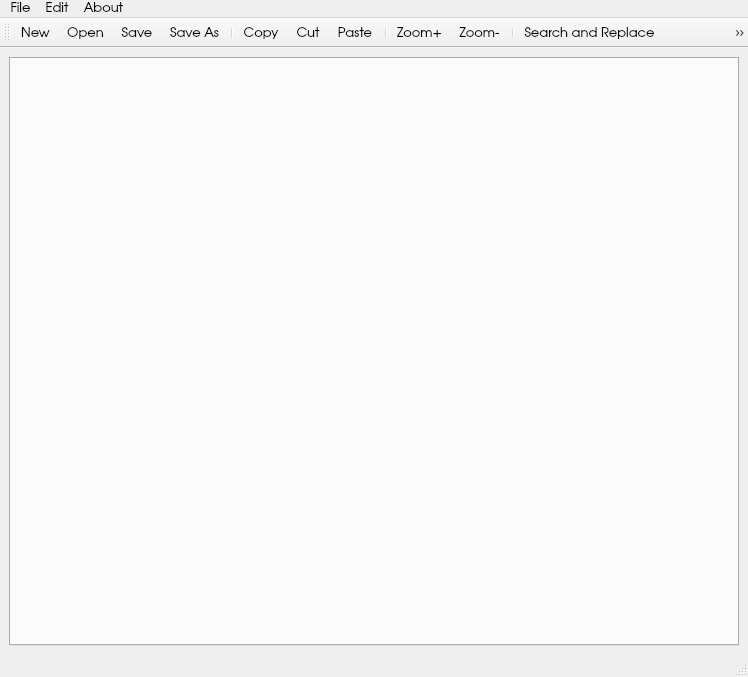
<?xml version="1.0" encoding="UTF-8"?>
<ui version="4.0">
 <class>kamakura</class>
 <widget class="QMainWindow" name="kamakura">
  <property name="geometry">
   <rect>
    <x>0</x>
    <y>0</y>
    <width>748</width>
    <height>677</height>
   </rect>
  </property>
  <property name="font">
   <font>
    <pointsize>10</pointsize>
   </font>
  </property>
  <property name="windowTitle">
   <string>Kamakura - -</string>
  </property>
  <widget class="QWidget" name="centralwidget">
   <property name="font">
    <font>
     <family>TeX Gyre Adventor</family>
     <pointsize>10</pointsize>
    </font>
   </property>
   <layout class="QHBoxLayout" name="horizontalLayout_3" stretch="0">
    <item>
     <layout class="QHBoxLayout" name="horizontalLayout">
      <property name="spacing">
       <number>6</number>
      </property>
      <item>
       <widget class="CodeEditor" name="plainTextEdit">
        <property name="font">
         <font>
          <family>TeX Gyre Adventor</family>
          <pointsize>10</pointsize>
         </font>
        </property>
       </widget>
      </item>
     </layout>
    </item>
   </layout>
  </widget>
  <widget class="QMenuBar" name="menubar">
   <property name="geometry">
    <rect>
     <x>0</x>
     <y>0</y>
     <width>748</width>
     <height>22</height>
    </rect>
   </property>
   <property name="font">
    <font>
     <family>TeX Gyre Adventor</family>
     <pointsize>10</pointsize>
    </font>
   </property>
   <widget class="QMenu" name="menuFile">
    <property name="font">
     <font>
      <family>TeX Gyre Adventor</family>
      <pointsize>10</pointsize>
     </font>
    </property>
    <property name="title">
     <string>File</string>
    </property>
    <addaction name="actionNew"/>
    <addaction name="actionOpen"/>
    <addaction name="actionQuit"/>
   </widget>
   <widget class="QMenu" name="menuEdit">
    <property name="font">
     <font>
      <family>TeX Gyre Adventor</family>
      <pointsize>10</pointsize>
     </font>
    </property>
    <property name="title">
     <string>Edit</string>
    </property>
    <addaction name="actionSave_2"/>
    <addaction name="actionSave"/>
    <addaction name="actionCopy"/>
    <addaction name="actionPaste"/>
    <addaction name="actionCut"/>
    <addaction name="actionDuplicate_Line"/>
    <addaction name="actionToggle_Comment"/>
    <addaction name="actionZoom"/>
    <addaction name="actionZoom_2"/>
    <addaction name="actionSearch_and_Replace"/>
    <addaction name="actionGoToLine"/>
    <addaction name="actionInsert_DateTime"/>
   </widget>
   <widget class="QMenu" name="menuAbout">
    <property name="font">
     <font>
      <family>TeX Gyre Adventor</family>
      <pointsize>10</pointsize>
     </font>
    </property>
    <property name="title">
     <string>About</string>
    </property>
    <addaction name="actionHowTo"/>
    <addaction name="actionKamakura"/>
   </widget>
   <addaction name="menuFile"/>
   <addaction name="menuEdit"/>
   <addaction name="menuAbout"/>
  </widget>
  <widget class="QStatusBar" name="statusbar">
   <property name="font">
    <font>
     <pointsize>10</pointsize>
    </font>
   </property>
  </widget>
  <widget class="QToolBar" name="toolBar">
   <property name="font">
    <font>
     <pointsize>10</pointsize>
    </font>
   </property>
   <property name="windowTitle">
    <string>toolBar</string>
   </property>
   <attribute name="toolBarArea">
    <enum>TopToolBarArea</enum>
   </attribute>
   <attribute name="toolBarBreak">
    <bool>false</bool>
   </attribute>
   <addaction name="actionNew"/>
   <addaction name="actionOpen"/>
   <addaction name="actionSave_2"/>
   <addaction name="actionSave"/>
   <addaction name="separator"/>
   <addaction name="actionCopy"/>
   <addaction name="actionCut"/>
   <addaction name="actionPaste"/>
   <addaction name="separator"/>
   <addaction name="actionZoom"/>
   <addaction name="actionZoom_2"/>
   <addaction name="separator"/>
   <addaction name="actionSearch_and_Replace"/>
   <addaction name="actionGoToLine"/>
   <addaction name="actionInsert_DateTime"/>
   <addaction name="separator"/>
   <addaction name="actionHowTo"/>
   <addaction name="actionKamakura"/>
   <addaction name="separator"/>
   <addaction name="actionQuit"/>
  </widget>
  <action name="actionOpen">
   <property name="icon">
    <iconset resource="resources.qrc">
     <normaloff>:/new/prefix1/resources/open.png</normaloff>:/new/prefix1/resources/open.png</iconset>
   </property>
   <property name="text">
    <string>Open</string>
   </property>
   <property name="font">
    <font>
     <family>TeX Gyre Adventor</family>
     <pointsize>10</pointsize>
    </font>
   </property>
   <property name="shortcut">
    <string>Ctrl+O</string>
   </property>
  </action>
  <action name="actionNew">
   <property name="icon">
    <iconset resource="resources.qrc">
     <normaloff>:/new/prefix1/resources/new.png</normaloff>:/new/prefix1/resources/new.png</iconset>
   </property>
   <property name="text">
    <string>New</string>
   </property>
   <property name="font">
    <font>
     <family>TeX Gyre Adventor</family>
     <pointsize>10</pointsize>
    </font>
   </property>
   <property name="shortcut">
    <string>Ctrl+N</string>
   </property>
  </action>
  <action name="actionQuit">
   <property name="icon">
    <iconset resource="resources.qrc">
     <normaloff>:/new/prefix1/resources/exit.png</normaloff>:/new/prefix1/resources/exit.png</iconset>
   </property>
   <property name="text">
    <string>Quit</string>
   </property>
   <property name="font">
    <font>
     <family>TeX Gyre Adventor</family>
     <pointsize>10</pointsize>
    </font>
   </property>
   <property name="shortcut">
    <string>Ctrl+Q</string>
   </property>
  </action>
  <action name="actionSave">
   <property name="icon">
    <iconset resource="resources.qrc">
     <normaloff>:/new/prefix1/resources/saveas.png</normaloff>:/new/prefix1/resources/saveas.png</iconset>
   </property>
   <property name="text">
    <string>Save As</string>
   </property>
   <property name="font">
    <font>
     <family>TeX Gyre Adventor</family>
     <pointsize>10</pointsize>
    </font>
   </property>
   <property name="shortcut">
    <string>Ctrl+Shift+S</string>
   </property>
  </action>
  <action name="actionKamakura">
   <property name="icon">
    <iconset resource="resources.qrc">
     <normaloff>:/new/prefix1/resources/about.png</normaloff>:/new/prefix1/resources/about.png</iconset>
   </property>
   <property name="text">
    <string>Kamakura</string>
   </property>
   <property name="font">
    <font>
     <family>TeX Gyre Adventor</family>
     <pointsize>10</pointsize>
    </font>
   </property>
   <property name="shortcut">
    <string>Ctrl+K</string>
   </property>
  </action>
  <action name="actionCopy">
   <property name="icon">
    <iconset resource="resources.qrc">
     <normaloff>:/new/prefix1/resources/copy.png</normaloff>:/new/prefix1/resources/copy.png</iconset>
   </property>
   <property name="text">
    <string>Copy</string>
   </property>
   <property name="font">
    <font>
     <family>TeX Gyre Adventor</family>
     <pointsize>10</pointsize>
    </font>
   </property>
   <property name="shortcut">
    <string>Ctrl+C</string>
   </property>
  </action>
  <action name="actionPaste">
   <property name="icon">
    <iconset resource="resources.qrc">
     <normaloff>:/new/prefix1/resources/paste.png</normaloff>:/new/prefix1/resources/paste.png</iconset>
   </property>
   <property name="text">
    <string>Paste</string>
   </property>
   <property name="font">
    <font>
     <family>TeX Gyre Adventor</family>
     <pointsize>10</pointsize>
    </font>
   </property>
   <property name="shortcut">
    <string>Ctrl+V</string>
   </property>
  </action>
  <action name="actionCut">
   <property name="icon">
    <iconset resource="resources.qrc">
     <normaloff>:/new/prefix1/resources/cut.png</normaloff>:/new/prefix1/resources/cut.png</iconset>
   </property>
   <property name="text">
    <string>Cut</string>
   </property>
   <property name="font">
    <font>
     <family>TeX Gyre Adventor</family>
     <pointsize>10</pointsize>
    </font>
   </property>
   <property name="shortcut">
    <string>Ctrl+X</string>
   </property>
  </action>
  <action name="actionZoom">
   <property name="icon">
    <iconset resource="resources.qrc">
     <normaloff>:/new/prefix1/resources/zoomin.png</normaloff>:/new/prefix1/resources/zoomin.png</iconset>
   </property>
   <property name="text">
    <string>Zoom+</string>
   </property>
   <property name="font">
    <font>
     <family>TeX Gyre Adventor</family>
     <pointsize>10</pointsize>
    </font>
   </property>
   <property name="shortcut">
    <string>Ctrl+=</string>
   </property>
  </action>
  <action name="actionZoom_2">
   <property name="icon">
    <iconset resource="resources.qrc">
     <normaloff>:/new/prefix1/resources/zoomout.png</normaloff>:/new/prefix1/resources/zoomout.png</iconset>
   </property>
   <property name="text">
    <string>Zoom-</string>
   </property>
   <property name="font">
    <font>
     <family>TeX Gyre Adventor</family>
     <pointsize>10</pointsize>
    </font>
   </property>
   <property name="shortcut">
    <string>Ctrl+-</string>
   </property>
  </action>
  <action name="actionSave_2">
   <property name="icon">
    <iconset resource="resources.qrc">
     <normaloff>:/new/prefix1/resources/save.png</normaloff>:/new/prefix1/resources/save.png</iconset>
   </property>
   <property name="text">
    <string>Save</string>
   </property>
   <property name="font">
    <font>
     <family>TeX Gyre Adventor</family>
     <pointsize>10</pointsize>
    </font>
   </property>
   <property name="shortcut">
    <string>Ctrl+S</string>
   </property>
  </action>
  <action name="actionSearch_and_Replace">
   <property name="icon">
    <iconset resource="resources.qrc">
     <normaloff>:/new/prefix1/resources/findreplace.png</normaloff>:/new/prefix1/resources/findreplace.png</iconset>
   </property>
   <property name="text">
    <string>Search and Replace</string>
   </property>
   <property name="font">
    <font>
     <family>TeX Gyre Adventor</family>
     <pointsize>10</pointsize>
    </font>
   </property>
   <property name="shortcut">
    <string>Ctrl+F</string>
   </property>
  </action>
  <action name="actionGoToLine">
   <property name="icon">
    <iconset resource="resources.qrc">
     <normaloff>:/new/prefix1/resources/goto.png</normaloff>:/new/prefix1/resources/goto.png</iconset>
   </property>
   <property name="text">
    <string>Go to Line</string>
   </property>
   <property name="font">
    <font>
     <family>TeX Gyre Adventor</family>
     <pointsize>10</pointsize>
    </font>
   </property>
   <property name="shortcut">
    <string>Ctrl+G</string>
   </property>
  </action>
  <action name="actionDuplicate_Line">
   <property name="icon">
    <iconset resource="resources.qrc">
     <normaloff>:/new/prefix1/resources/dup.png</normaloff>:/new/prefix1/resources/dup.png</iconset>
   </property>
   <property name="text">
    <string>Duplicate Line</string>
   </property>
   <property name="font">
    <font>
     <family>TeX Gyre Adventor</family>
     <pointsize>10</pointsize>
    </font>
   </property>
   <property name="shortcut">
    <string>Ctrl+D</string>
   </property>
  </action>
  <action name="actionToggle_Comment">
   <property name="icon">
    <iconset resource="resources.qrc">
     <normaloff>:/new/prefix1/resources/comment.png</normaloff>:/new/prefix1/resources/comment.png</iconset>
   </property>
   <property name="text">
    <string>Toggle Comment</string>
   </property>
   <property name="font">
    <font>
     <family>TeX Gyre Adventor</family>
     <pointsize>10</pointsize>
    </font>
   </property>
   <property name="shortcut">
    <string>Ctrl+/</string>
   </property>
  </action>
  <action name="actionInsert_DateTime">
   <property name="icon">
    <iconset resource="resources.qrc">
     <normaloff>:/new/prefix1/resources/date.png</normaloff>:/new/prefix1/resources/date.png</iconset>
   </property>
   <property name="text">
    <string>Insert Date/Time</string>
   </property>
   <property name="shortcut">
    <string>F5</string>
   </property>
  </action>
  <action name="actionHowTo">
   <property name="icon">
    <iconset resource="resources.qrc">
     <normaloff>:/new/prefix1/resources/example.png</normaloff>:/new/prefix1/resources/example.png</iconset>
   </property>
   <property name="text">
    <string>HowTo</string>
   </property>
  </action>
 </widget>
 <customwidgets>
  <customwidget>
   <class>CodeEditor</class>
   <extends>QTabWidget</extends>
   <header>codeeditor.h</header>
   <container>1</container>
  </customwidget>
 </customwidgets>
 <resources>
  <include location="resources.qrc"/>
 </resources>
 <connections/>
</ui>
